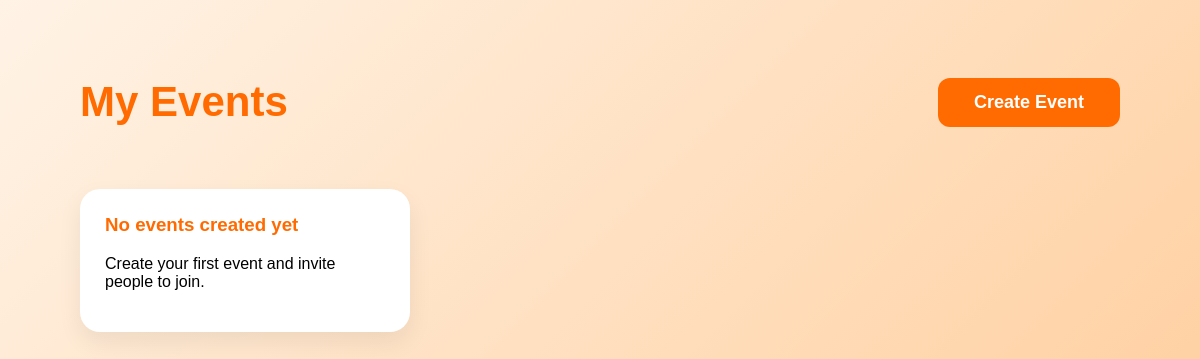
The page /events/my/ (signed in) on the database as committed earlier.
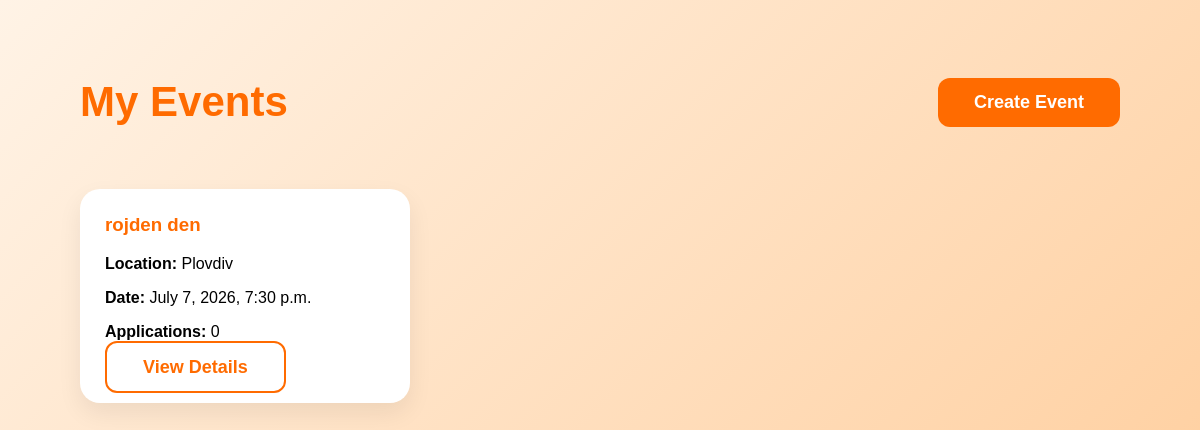
The same page on the database as committed later.
### events/models.py (models this page shows, shortened)
class Event(models.Model):
    CATEGORY_CHOICES = [
        ("sport", "Sport"),
        ("party", "Party"),
        ("festival", "Festival"),
        ("hiking", "Hiking"),
        ("cinema", "Cinema"),
        ("concert", "Concert"),
        ("games", "Board Games"),
        ("other", "Other"),
    ]
    organizer = models.ForeignKey(
        User,
        on_delete=models.CASCADE,
        related_name="created_events"
    )
    title = models.CharField(max_length=100)
    description = models.TextField()
    category = models.CharField(
        max_length=50,
        choices=CATEGORY_CHOICES
    )
    location = models.CharField(max_length=150)
    date_time = models.DateTimeField()
    max_participants = models.PositiveIntegerField()
    is_adults_only = models.BooleanField(default=False)
    created_at = models.DateTimeField(auto_now_add=True)

### events/views.py (the view)
# urls.py: path("my/", views.my_events_view, name="my_events"),
@login_required
def my_events_view(request):
    events = Event.objects.filter(
        organizer=request.user
    ).order_by("-date_time")
    return render(
        request,
        "events/my_events.html",
        {
            "events": events
        }
    )

### events/templates/events/my_events.html
{% extends "base.html" %}
{% block content %}
<div class="page-container">
    <div class="page-header">
        <h1>My Events</h1>
        <a href="{% url 'create_event' %}" class="btn btn-primary">Create Event</a>
    </div>
    <div class="event-grid">
        {% for event in events %}
            <div class="event-card">
                <h3>{{ event.title }}</h3>
                <p><strong>Location:</strong> {{ event.location }}</p>
                <p><strong>Date:</strong> {{ event.date_time }}</p>
                <p><strong>Applications:</strong> {{ event.applications.count }}</p>
                <a href="{% url 'event_details' event.id %}" class="btn btn-outline">
                    View Details
                </a>
            </div>
        {% empty %}
            <div class="event-card">
                <h3>No events created yet</h3>
                <p>Create your first event and invite people to join.</p>
            </div>
        {% endfor %}
    </div>
</div>
{% endblock %}

Rows that differ between the two databases and show on the page:
added Event: title "rojden den", location "Plovdiv", date_time "July 7, 2026, 7:30 p.m.", applications.count "0"
Other text that changed with them:
text no longer shown: "No events created yet Create your first event and invite people to join."
